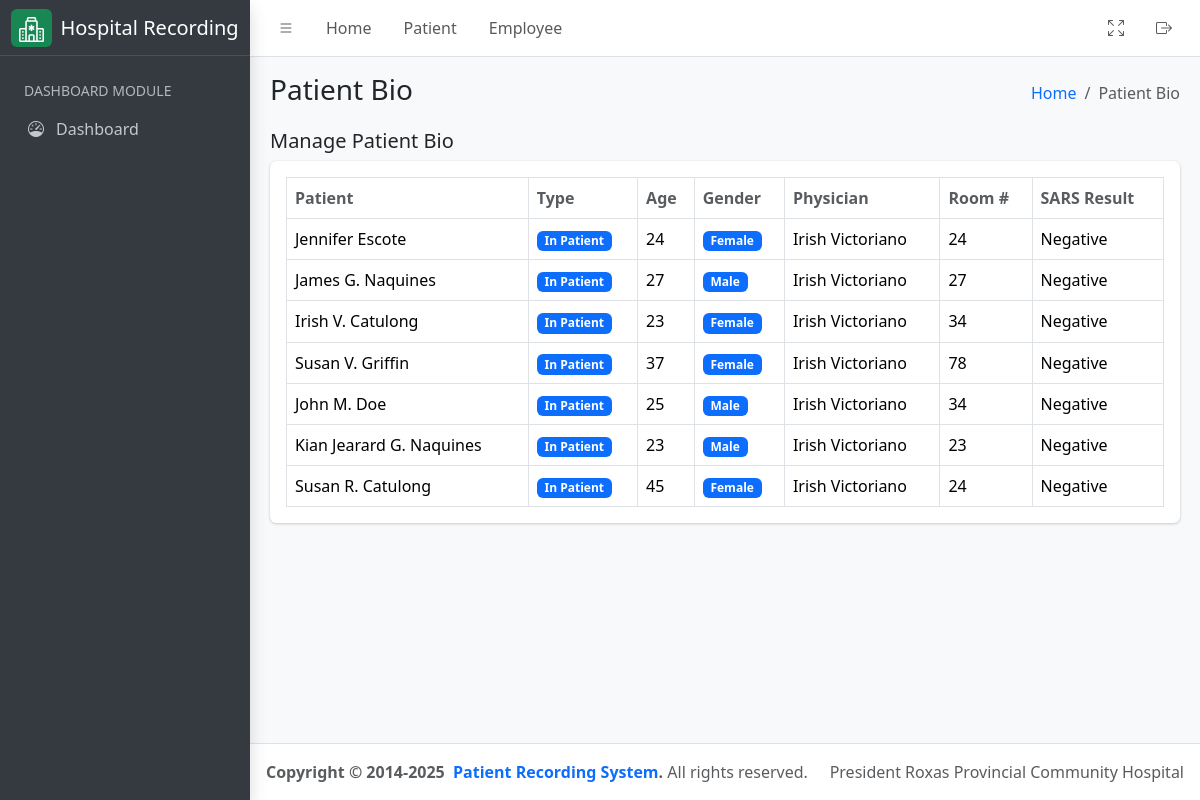
Page /patient/bio on the committed database.
### hospital_app/models.py (models this page shows, shortened)
class Patient(models.Model):
    firstname = models.CharField(max_length=255)
    middlename = models.CharField(max_length=255, null=False, blank=True)
    lastname = models.CharField(max_length=255)
    age = models.PositiveIntegerField()
    sex = models.CharField(
        max_length=10, choices=(("Male", "Male"), ("Female", "Female"))
    )
    physician = models.ForeignKey(
        User,
        related_name="physician",
        limit_choices_to={"groups__name": "Physician"},
        on_delete=models.CASCADE,
    )
    room_number = models.PositiveIntegerField()
    sample_type = models.CharField(max_length=255)
    time_of_collection = models.TimeField()
    date_of_collection = models.DateField()
    sars_result = models.CharField(max_length=255)
    date = models.DateField(auto_now_add=True)
    assigned_pathologist = models.ForeignKey(
        User,
        related_name="patient_pathologist",
        on_delete=models.CASCADE,
        null=True,
        blank=True,
        limit_choices_to={"groups__name": "Pathologist"},
    )
    assigned_technologist = models.ForeignKey(
        User,
        related_name="patient_technologist",
        on_delete=models.CASCADE,
        null=True,
        blank=True,
        limit_choices_to={"groups__name": "Medical Technologist"},
    )
    patient_type = models.CharField(
        max_length=100,
        default="In Patient",
        choices=(
            ("In Patient", "In Patient"),
            ("Out Patient", "Out Patient"),
        ),
    )
    def get_full_name(self):
        return f"{self.firstname}  { self.middlename[0] + '.' if self.middlename else ''} {self.lastname}"
    class Meta:
        ordering = ('time_of_collection',)

### hospital_app/views.py (the view)
# urls.py: path('patient/bio', PatientPanBioListView.as_view(), name="patient_bio_list"),
class PatientPanBioListView(ListView):
    template_name = "patient_bio.html"
    queryset = Patient.objects.all().order_by("-date")
    context_object_name = "patients"
    def get_context_data(self, **kwargs):
        context = super().get_context_data(**kwargs)
        context["detail_header"] = "Patient Bio"
        context["humberger_header"] = "Patient Bio"
        return context

### hospital_app/templatetags/group.py (called while the page is built)
@register.filter
def has_group(user, group_name):
    return user.groups.filter(name=group_name).exists()

### hospital_app/templates/patient_bio.html (shortened to what this page needs)
{% extends './includes/base.html' %}
{% load group %}
{% block content %}
<div class="container-fluid">
    <div class="row">
        <div class="col-md-12">
            <div class="d-flex justify-content-between align-items-center">
                <h5>Manage Patient Bio</h5>
            </div>
            <div class="card mb-4">
                <div class="card-body">
                    <table id="datatable" class="table table-bordered table-hover">
                        <thead>
                            <tr>
                                <th class="text-muted">Patient</th>
                                <th class="text-muted">Type</th>
                                <th class="text-muted">Age</th>
                                <th class="text-muted">Gender</th>
                                <th class="text-muted">Physician</th>
                                <th class="text-muted">Room #</th>
                                <th class="text-muted">SARS Result</th>
                            </tr>
                        </thead>
                        <tbody>
                            {% for result in patients %}
                            <tr>
                                <td>{{ result.get_full_name }}</td>
                                <td>
                                    <span class="badge bg-primary">{{ result.patient_type }}</span>
                                </td>
                                <td>{{ result.age }}</td>
                                <td>
                                    <span class="badge bg-primary">{{ result.sex }}</span>
                                </td>
                                <td>{{ result.physician.get_full_name }}</td>
                                <td>{{ result.room_number }}</td>
                                <td>{{ result.sars_result }}</td>
                            </tr>
                            {% endfor %}
                        </tbody>
                    </table>
                </div>
            </div>
        </div>
    </div>
</div>
{% endblock %}

### rows in the picture
Patient: get_full_name "Jennifer Escote", patient_type "In Patient", age "24", sex "Female", physician.get_full_name "Irish Victoriano", room_number "24", sars_result "Negative"
Patient: get_full_name "James G. Naquines", patient_type "In Patient", age "27", sex "Male", physician.get_full_name "Irish Victoriano", room_number "27", sars_result "Negative"
Patient: get_full_name "Irish V. Catulong", patient_type "In Patient", age "23", sex "Female", physician.get_full_name "Irish Victoriano", room_number "34", sars_result "Negative"
Patient: get_full_name "Susan V. Griffin", patient_type "In Patient", age "37", sex "Female", physician.get_full_name "Irish Victoriano", room_number "78", sars_result "Negative"
Patient: get_full_name "John M. Doe", patient_type "In Patient", age "25", sex "Male", physician.get_full_name "Irish Victoriano", room_number "34", sars_result "Negative"
Patient: get_full_name "Kian Jearard G. Naquines", patient_type "In Patient", age "23", sex "Male", physician.get_full_name "Irish Victoriano", room_number "23", sars_result "Negative"
Patient: get_full_name "Susan R. Catulong", patient_type "In Patient", age "45", sex "Female", physician.get_full_name "Irish Victoriano", room_number "24", sars_result "Negative"

### other values in the picture
{{ humberger_header }} "Patient Bio"
